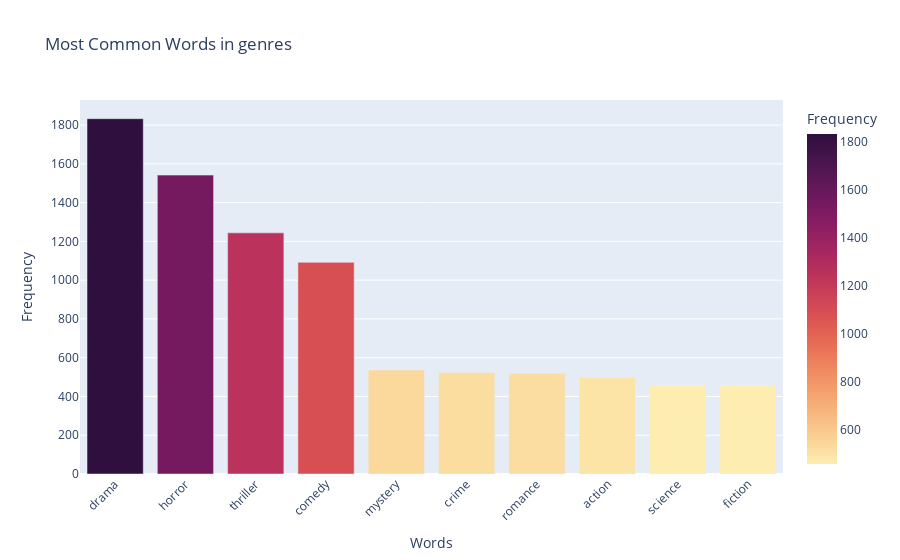

Here is the notebook cell this chart was saved with:
### Markdown cell above
**Genre Word Count**

### Code cell
sentiment_utils.analyze_most_common_words(cleaned_films, text_column='genres', top_n=10)

### Figure 1 — Plotly figure (JSON) as saved in the notebook; plotly's stock layout.template omitted (floating-point values rounded to 4 significant figures)
{"data": [{"alignmentgroup": "True", "customdata": [[17.27], [14.53], [11.72], [10.29], [5.06], [4.93], [4.9], [4.69], [4.32], [4.32]], "hovertemplate": "<b>Word:</b> %{x}<br><b>Count:</b> %{y}<br><b>Percentage:</b> %{customdata[0]}%", "legendgroup": "", "marker": {"color": [1833, 1542, 1244, 1092, 537, 523, 520, 498, 459, 459], "coloraxis": "coloraxis", "pattern": {"shape": ""}}, "name": "", "offsetgroup": "", "orientation": "v", "showlegend": false, "textposition": "auto", "type": "bar", "x": ["drama", "horror", "thriller", "comedy", "mystery", "crime", "romance", "action", "science", "fiction"], "xaxis": "x", "y": [1833, 1542, 1244, 1092, 537, 523, 520, 498, 459, 459], "yaxis": "y"}], "layout": {"barmode": "relative", "coloraxis": {"colorbar": {"title": {"text": "Frequency"}}, "colorscale": [[0, "rgb(253, 237, 176)"], [0.09091, "rgb(250, 205, 145)"], [0.1818, "rgb(246, 173, 119)"], [0.2727, "rgb(240, 142, 98)"], [0.3636, "rgb(231, 109, 84)"], [0.4545, "rgb(216, 80, 83)"], [0.5455, "rgb(195, 56, 90)"], [0.6364, "rgb(168, 40, 96)"], [0.7273, "rgb(138, 29, 99)"], [0.8182, "rgb(107, 24, 93)"], [0.9091, "rgb(76, 21, 80)"], [1, "rgb(47, 15, 61)"]]}, "legend": {"tracegroupgap": 0}, "title": {"text": "Most Common Words in genres"}, "xaxis": {"anchor": "y", "domain": [0, 1], "tickangle": -45, "title": {"text": "Words"}}, "yaxis": {"anchor": "x", "domain": [0, 1], "title": {"text": "Frequency"}}}}
